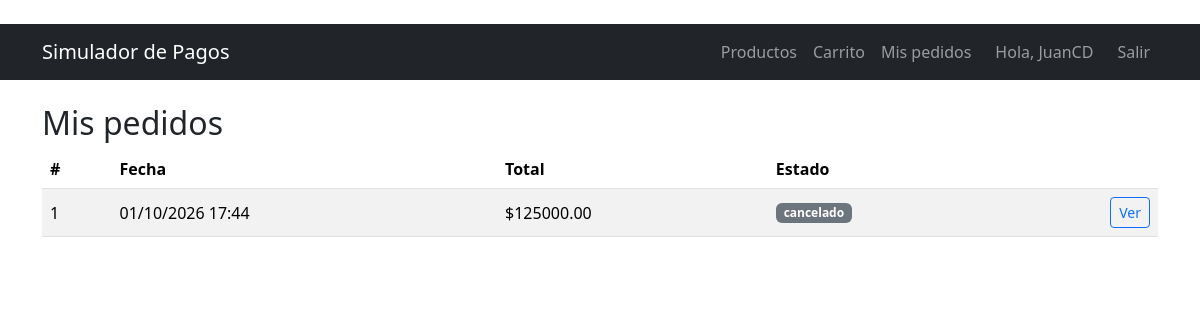
Screenshot of /pedidos (signed in) with the database file from the repository.
### app/models.py (models this page shows, shortened)
class Usuario(UserMixin, db.Model):
    __tablename__ = "usuarios"
    id = db.Column(db.Integer, primary_key=True)
    nombre = db.Column(db.String(80), nullable=False)
    email = db.Column(db.String(120), unique=True, nullable=False, index=True)
    password_hash = db.Column(db.String(256), nullable=False)
    fecha_registro = db.Column(db.DateTime, default=datetime.utcnow)
    pedidos = db.relationship("Pedido", back_populates="usuario", lazy=True)

class Pedido(db.Model):
    __tablename__ = "pedidos"
    id = db.Column(db.Integer, primary_key=True)
    usuario_id = db.Column(db.Integer, db.ForeignKey("usuarios.id"), nullable=False)
    fecha = db.Column(db.DateTime, default=datetime.utcnow)
    total = db.Column(db.Numeric(10, 2), nullable=False, default=0)
    estado = db.Column(db.String(20), nullable=False, default="pendiente")
    usuario = db.relationship("Usuario", back_populates="pedidos")
    items = db.relationship(
        "ItemPedido", back_populates="pedido", cascade="all, delete-orphan", lazy=True
    )
    pagos = db.relationship(
        "Pago", back_populates="pedido", cascade="all, delete-orphan", lazy=True
    )

### app/routes/orders.py (the view)
@orders_bp.route("/pedidos")
@login_required
def listar():
    pedidos = (Pedido.query.filter_by(usuario_id=current_user.id)
               .order_by(Pedido.fecha.desc()).all())
    return render_template("pedidos.html", pedidos=pedidos)

### app/models.py (called while the page is built)
@login_manager.user_loader
def cargar_usuario(user_id):
    return db.session.get(Usuario, int(user_id))

### app/templates/pedidos.html (shortened to what this page needs)
﻿{% extends "base.html" %}
{% block content %}
<h2>Mis pedidos</h2>
<table class="table table-striped align-middle">
    <thead><tr><th>#</th><th>Fecha</th><th>Total</th><th>Estado</th><th></th></tr></thead>
    <tbody>
    {% for p in pedidos %}
        <tr>
            <td>{{ p.id }}</td>
            <td>{{ p.fecha.strftime("%d/%m/%Y %H:%M") }}</td>
            <td>${{ "%.2f"|format(p.total) }}</td>
            <td><span class="badge text-bg-secondary">{{ p.estado }}</span></td>
            <td class="text-end">
                <a href="{{ url_for('orders.detalle', id=p.id) }}" class="btn btn-sm btn-outline-primary">Ver</a>
            </td>
        </tr>
    {% else %}
        <tr><td colspan="5" class="text-center text-muted">Todavía no hiciste pedidos.</td></tr>
    {% endfor %}
    </tbody>
</table>
{% endblock %}

### app/templates/base.html (shortened to what this page needs)
﻿<!DOCTYPE html>
<html lang="es">
<head>
    <link href="https://cdn.jsdelivr.net/npm/bootstrap@5.3.3/dist/css/bootstrap.min.css" rel="stylesheet">
</head>
<body>
<nav class="navbar navbar-expand navbar-dark bg-dark mb-4">
    <div class="container">
        <a class="navbar-brand" href="{{ url_for('index') }}">Simulador de Pagos</a>
        <div class="navbar-nav ms-auto">
            <a class="nav-link" href="{{ url_for('products.listar') }}">Productos</a>
            {% if current_user.is_authenticated %}
                <a class="nav-link" href="{{ url_for('orders.carrito') }}">Carrito</a>
                <a class="nav-link" href="{{ url_for('orders.listar') }}">Mis pedidos</a>
                <span class="navbar-text mx-3">Hola, {{ current_user.nombre }}</span>
                <a class="nav-link" href="{{ url_for('auth.logout') }}">Salir</a>
            {% else %}
                <a class="nav-link" href="{{ url_for('auth.login') }}">Ingresar</a>
                <a class="nav-link" href="{{ url_for('auth.registro') }}">Registrarse</a>
            {% endif %}
        </div>
    </div>
</nav>
<div class="container">
    {% block content %}{% endblock %}
</div>
</body>
</html>

### rows the page displays
Usuario: nombre "JuanCD"
Pedido: id "1", fecha "01/10/2026 17:44", total "125000.00", estado "cancelado"
